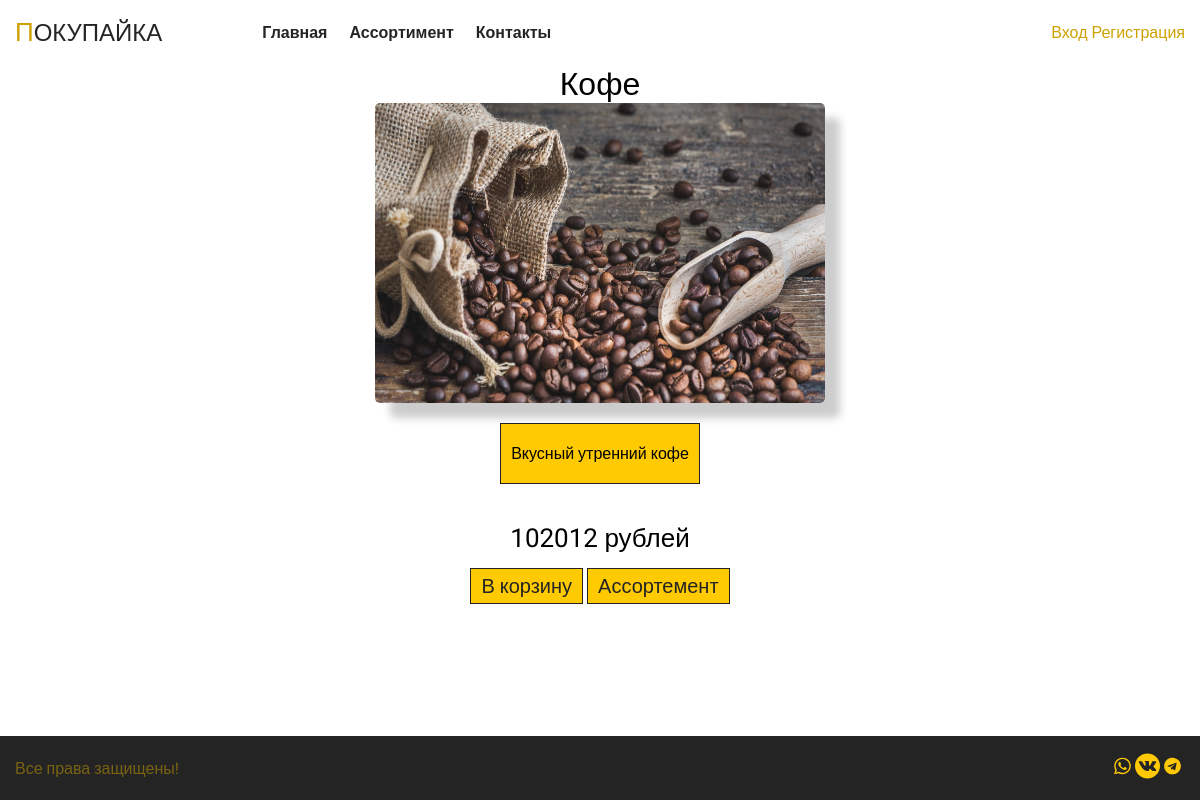
The app's page /product/80 with its own data.
### tables this page shows
CREATE TABLE `product` (
  `id` bigint NOT NULL,
  `name` varchar(100) NOT NULL,
  `description` varchar(2000) DEFAULT 'Отсуствует',
  `price` float NOT NULL
);

### application/controllers/MainController.php (called while the page is built, shortened)
<?php
class MainController extends Controller
{
    public function __construct($route)
    {
        $this->view->layout = 'other';
    }
    public function productAction(){
        $id = $this->route['id'];
        $Collection = $this->model->getProductCollectionList($id);
        $var = [
            'data' => $Collection
        ];
        $this->view->render('Покупайка', $var);
    }
}

### index.php (called while the page is built, shortened)
<?php
spl_autoload_register(function ($class) {
    $path = str_replace('\\', '/', $class.'.php');
});
$item = new Router();
$item->run();

### application/lib/Db.php (called while the page is built, shortened)
<?php
class Db {
    protected $db;
    public function __construct() {
        $config = require 'application/config/db.php';
        try{
            $this->db = new PDO('mysql:host='.$config['host'].';dbname='.$config['database'], $config['login'], $config['password']);
        }
        catch (\PDOException $e){
            $this->db = new PDO('mysql:host='.$config['reserve'].';dbname='.$config['database'], $config['login'], $config['password']);
        }
    }
    public function query($sql, $params = []) {
        $stmt = $this->db->prepare($sql);
        $stmt->execute();
        return $stmt;
    }
    public function row($sql, $params = []) {
        $result = $this->query($sql, $params);
        return $result->fetchAll(PDO::FETCH_ASSOC);
    }
}

### application/config/db.php (called while the page is built)
<?php
$path = $_SERVER['DOCUMENT_ROOT']."/settings.json";
$json = file_get_contents($path);
$db = json_decode($json, true);
return $db['database'];

### application/models/Main.php (called while the page is built, shortened)
<?php
class Main extends Model{
    public function getProductCollectionList($id){
        $Where = "where ";
        if(is_array($id)){
            foreach ($id as $element){
                $Where .= "id=$element or ";
            }
            $Where = rtrim($Where, " or ");
        }
        else{
            $Where .= "id=$id";
        }
        return $this->db->row("select * from product $Where");
    }
}

### application/core/Controller.php (called while the page is built, shortened)
<?php
abstract class Controller{
    public function __construct($route) {
        $this->route = $route;
        $this->model = $this->loadModel($route['controller']);
    }
    public function loadModel($name) {
        $path = 'application\models\\'.ucfirst($name);
        if (class_exists($path)) {
            return new $path;
        }
    }
}

### application/core/Model.php (called while the page is built, shortened)
<?php
abstract class Model{
    public function __construct()
    {
        $this->db = new Db();
    }
}

### application/views/main/product.php (the view)
<div class="container">
    <div class="aboutProduct__block">
        <h1><?=$data[0]['name']?></h1>
        <img src="/public/materials/<?=$data[0]['id']?>.png" alt="Фотография товара">
        <p><?=$data[0]['description']?></p>
        <br>
        <span><?=$data[0]['price']?> рублей</span>
        <div>
            <a href="">В корзину</a>
            <a href="/assortment">Ассортемент</a>
        </div>
    </div>
</div>

### public/styles/ministyle.css (style rules this page uses)
:root { --first--color: #cda200; --second--color: #242424; --opacity--color: rgba(237, 191, 18, 0.9); }
* { margin: 0; padding: 0; box-sizing: border-box; font-weight: normal; }
html,body { height: 100%; font-family: 'Roboto', sans-serif; }
body { background: #fff; font-size: 16px; font-weight: normal; font-style: normal; }
.container { width: 100%; max-width: 1200px; padding: 0 15px; margin: 0 auto; }
.aboutProduct__block { display: flex; flex-direction: column; justify-content: center; align-items: center }
.aboutProduct__block img { width: 450px; height: 300px; -webkit-box-shadow: 15px 15px 8px 0px rgba(0, 0, 0, 0.2); -moz-box-shadow: 15px 15px 8px 0px rgba(0, 0, 0, 0.2); box-shadow: 15px 15px 8px 0px rgba(0, 0, 0, 0.2); border-radius: 5px; }
.aboutProduct__block p { padding: 20px 10px; border: #242424 1px solid; background-color: #ffca00; margin: 20px; overflow-wrap: break-word; max-width: 500px; }
.aboutProduct__block span { font-size: 26px; animation: border-animation 5s infinite linear; }
.aboutProduct__block div { margin: 20px 0; gap: 20px; }
.aboutProduct__block div a { text-decoration: none; color: #242424; background-color: #ffca00; font-size: 20px; padding: 5px 10px; border: #242424 1px solid; }

### records on screen
product: name "Кофе", description "Вкусный утренний кофе", price "102012"
